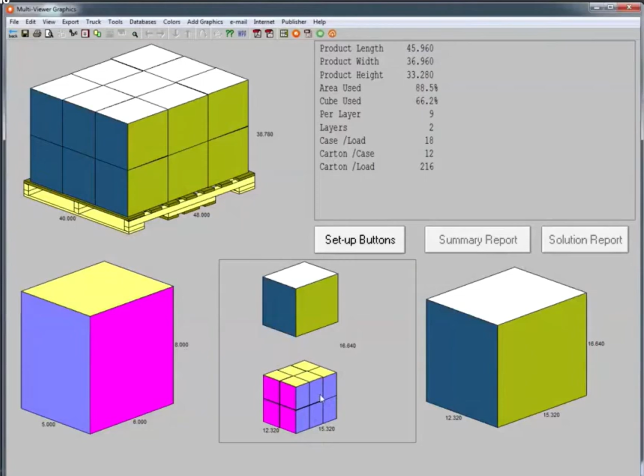
#> input picture artifacts/blog-case/cartons-per-pallet-case-design-exploration/source/capepack/capepack_216_result.png, 1287 x 952 px (shown at 1/2 size); its folder holds 2 pictures in this run
$ python compose_assets.py
#> lines starting #> are read from the running program, lines starting #| are printed output that depends on the picture
"""Create deterministic figures and the thumbnail subject for the benchmark article."""

from pathlib import Path

from PIL import Image, ImageDraw, ImageFont, ImageOps


ROOT = Path(__file__).resolve().parents[3]
SLUG = "cartons-per-pallet-case-design-exploration"
ARTIFACT = ROOT / "artifacts" / "blog-case" / SLUG
SOURCE = ARTIFACT / "source"
OUTPUT = ROOT / "static" / "img" / "blog" / SLUG
THUMBNAIL_OUTPUT = ARTIFACT / "thumbnail"


def font(size: int, bold: bool = False):
    candidates = [
        Path("C:/Windows/Fonts/segoeuib.ttf" if bold else "C:/Windows/Fonts/segoeui.ttf"),
        Path("C:/Windows/Fonts/arialbd.ttf" if bold else "C:/Windows/Fonts/arial.ttf"),
    ]
    for path in candidates:
        if path.is_file():
            return ImageFont.truetype(str(path), size)
    return ImageFont.load_default()


def fit(image: Image.Image, size: tuple[int, int], background=(248, 250, 252)) -> Image.Image:
    image = image.convert("RGB")
    fitted = ImageOps.contain(image, size, method=Image.Resampling.LANCZOS)
    canvas = Image.new("RGB", size, background)
    canvas.paste(fitted, ((size[0] - fitted.width) // 2, (size[1] - fitted.height) // 2))
    return canvas


def label_bar(draw, xy, text, fill=(11, 48, 57), width=None):
    x, y = xy
    f = font(28, True)
    box = draw.textbbox((x, y), text, font=f)
    right = x + (width or (box[2] - box[0] + 40))
    draw.rounded_rectangle((x, y, right, y + 52), radius=12, fill=fill)
    draw.text((x + 20, y + 9), text, font=f, fill=(255, 255, 255))


def source(name: str, group: str) -> Image.Image:
#> called with name = 'capepack_216_result.png', group = 'capepack'
    return Image.open(SOURCE / group / name).convert("RGB")


def make_parity_figure(name: str, cape_crop: tuple[int, int, int, int], kolli_crop: tuple[int, int, int, int], output_name: str):
    cape = source(name, "capepack").crop(cape_crop)
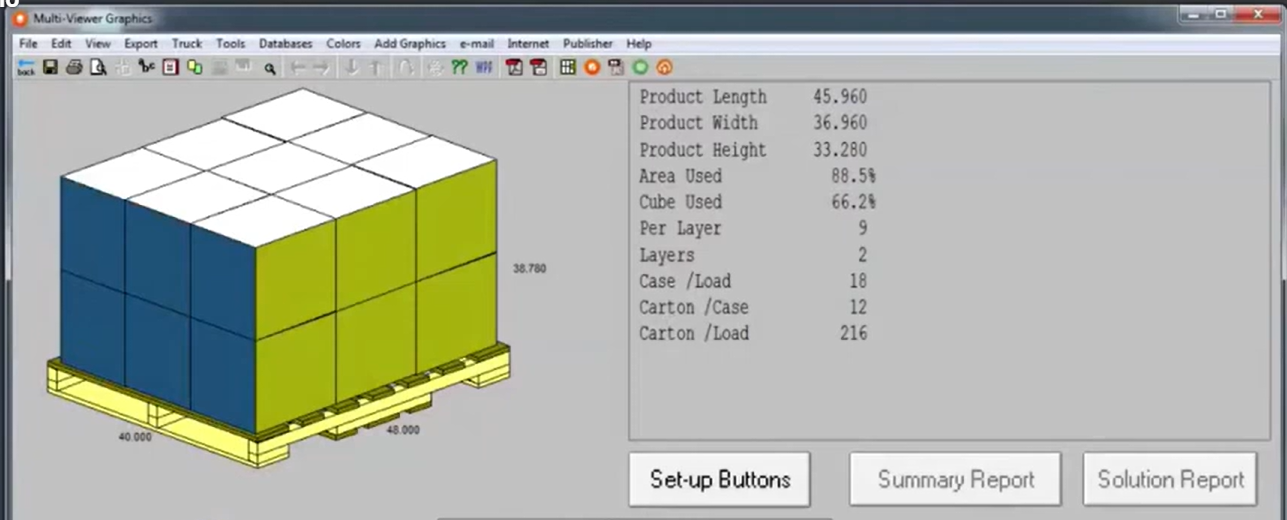
#> cape: PIL image 1287x520 RGB; mean R, G, B 175.9, 180.5, 171
    kolli_name = "kollipack_216_pallet.png" if name.endswith("216_result.png") else "kollipack_240_pallet.png"
    kolli = source(kolli_name, "kollipack").crop(kolli_crop)
#> call 2 of source, with name = 'kollipack_216_pallet.png', group = 'kollipack'
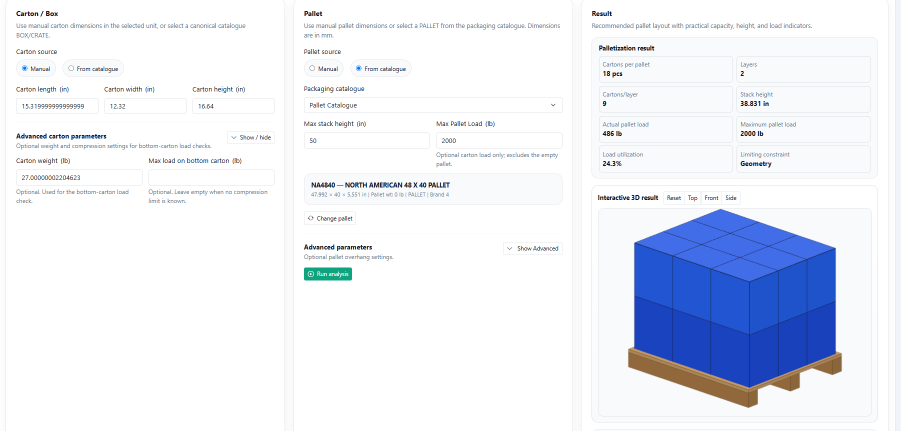
#> input picture artifacts/blog-case/cartons-per-pallet-case-design-exploration/source/kollipack/kollipack_216_pallet.png, 1801 x 861 px (shown at 1/2 size)
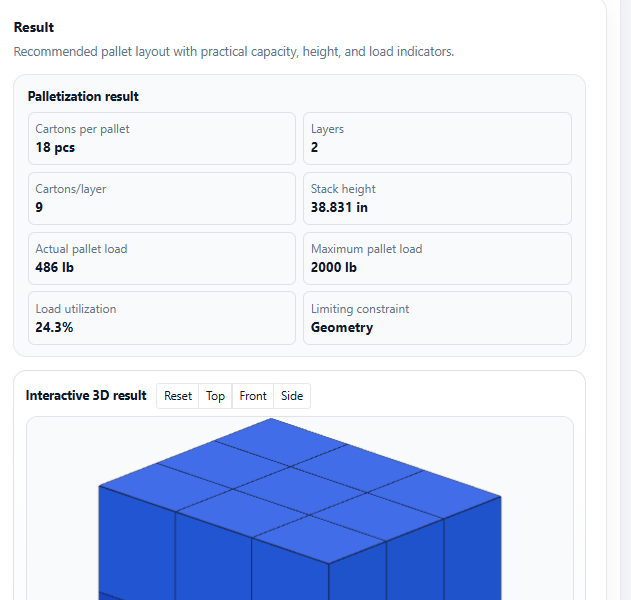
#> kolli: PIL image 631x600 RGB; mean R, G, B 215.4, 223.9, 244
    canvas = Image.new("RGB", (1600, 930), (248, 250, 252))
    draw = ImageDraw.Draw(canvas)
    title = "216 cartons per pallet" if "216" in name else "240 cartons per pallet"
    draw.text((64, 36), title, font=font(42, True), fill=(25, 54, 79))
    draw.text((64, 92), "Matched headline result; screenshot provenance is kept visible.", font=font(24), fill=(86, 105, 124))
    left = (42, 166, 778, 858)
    right = (822, 166, 1558, 858)
    for panel in (left, right):
        draw.rounded_rectangle(panel, radius=18, fill=(255, 255, 255), outline=(213, 224, 234), width=3)
    left_image = fit(cape, (700, 590), (255, 255, 255))
#> in fit, `canvas = Image.new("RGB", size, background)`: canvas: PIL image 700x590 RGB; every value is 255
#> in fit, `canvas.paste(fitted, ((size[0] - fitted.width) // 2, (size[1] - fitted..`:
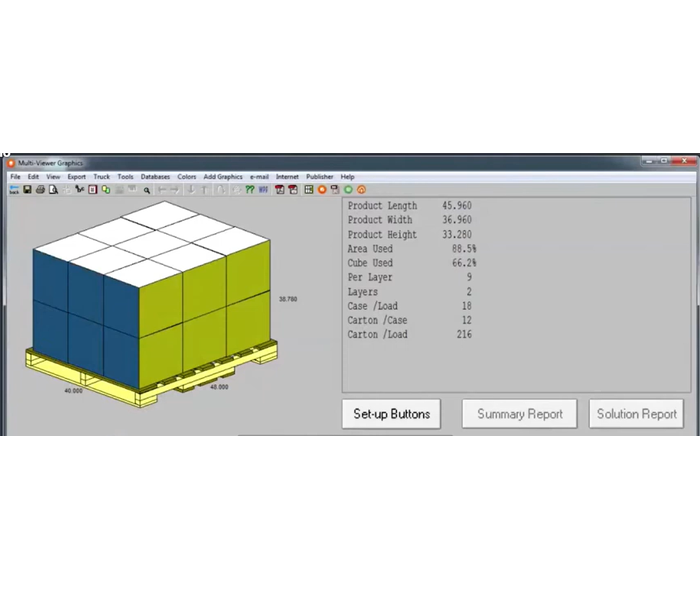
#> canvas: PIL image 700x590 RGB; mean R, G, B 217.1, 219.2, 214.7
    right_image = fit(kolli, (700, 590), (255, 255, 255))
#> call 2 of fit, with size = (700, 590), background = (255, 255, 255)
#> in fit (call 2), `canvas.paste(fitted, ((size[0] - fitted.width) // 2, (size[1] - fitted..`:
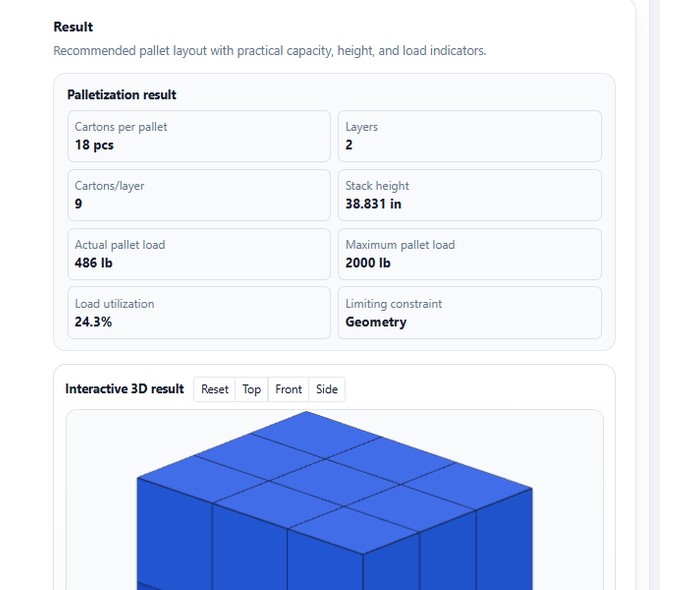
#> canvas: PIL image 700x590 RGB; mean R, G, B 219.8, 227.3, 245.1
    canvas.paste(left_image, (60 + (700 - left_image.width) // 2, 196 + (590 - left_image.height) // 2))
#> canvas: PIL image 1600x930 RGB
    canvas.paste(right_image, (840 + (700 - right_image.width) // 2, 196 + (590 - right_image.height) // 2))
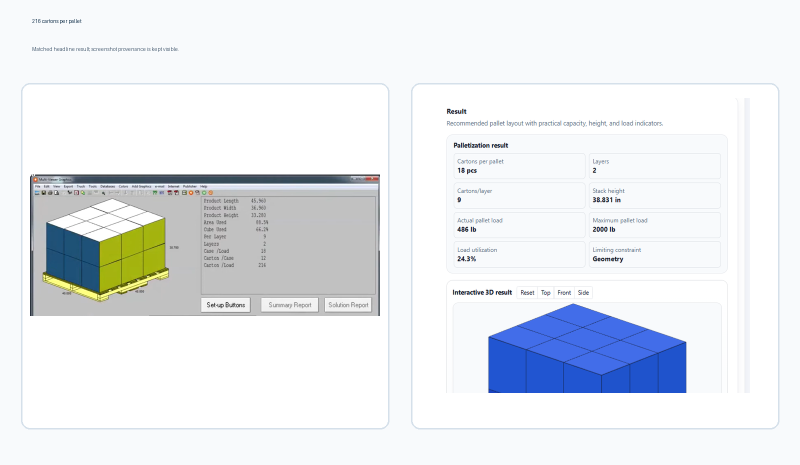
#> canvas: PIL image 1600x930 RGB (shown at 1/2 size); mean R, G, B 231.9, 235.4, 239.8
    label_bar(draw, (70, 778), "CapePack Arrange · supplied reference", fill=(56, 83, 105), width=670)
    label_bar(draw, (850, 778), "KolliPack · independent reproduction", fill=(10, 144, 111), width=670)
    canvas.save(OUTPUT / output_name, format="WEBP", quality=92, method=6)
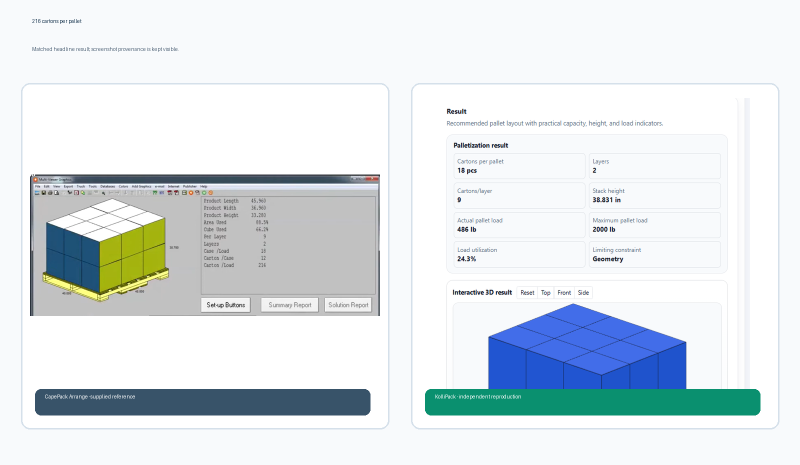
#> saved as parity-216-cape-kollipack.webp: PIL image 1600x930 RGB (shown at 1/2 size); mean R, G, B 222, 229.1, 233


# [77 lines left out: functions make_alternatives, make_tradeoff_chart, draw_box_stack, make_thumbnail_subject, not called in this run]


def main():
    OUTPUT.mkdir(parents=True, exist_ok=True)
    THUMBNAIL_OUTPUT.mkdir(parents=True, exist_ok=True)
    # The crops retain the numeric result blocks and the relevant 3D views.
    make_parity_figure("capepack_216_result.png", (0, 0, 1287, 520), (1170, 0, 1801, 600), "parity-216-cape-kollipack.webp")
    make_parity_figure("capepack_240_result.png", (0, 0, 897, 430), (1170, 0, 1780, 600), "parity-240-cape-kollipack.webp")
    make_alternatives()
    make_tradeoff_chart()
    make_thumbnail_subject()


if __name__ == "__main__":
#> (the run stopped early here; a loop or call above may not have finished)
